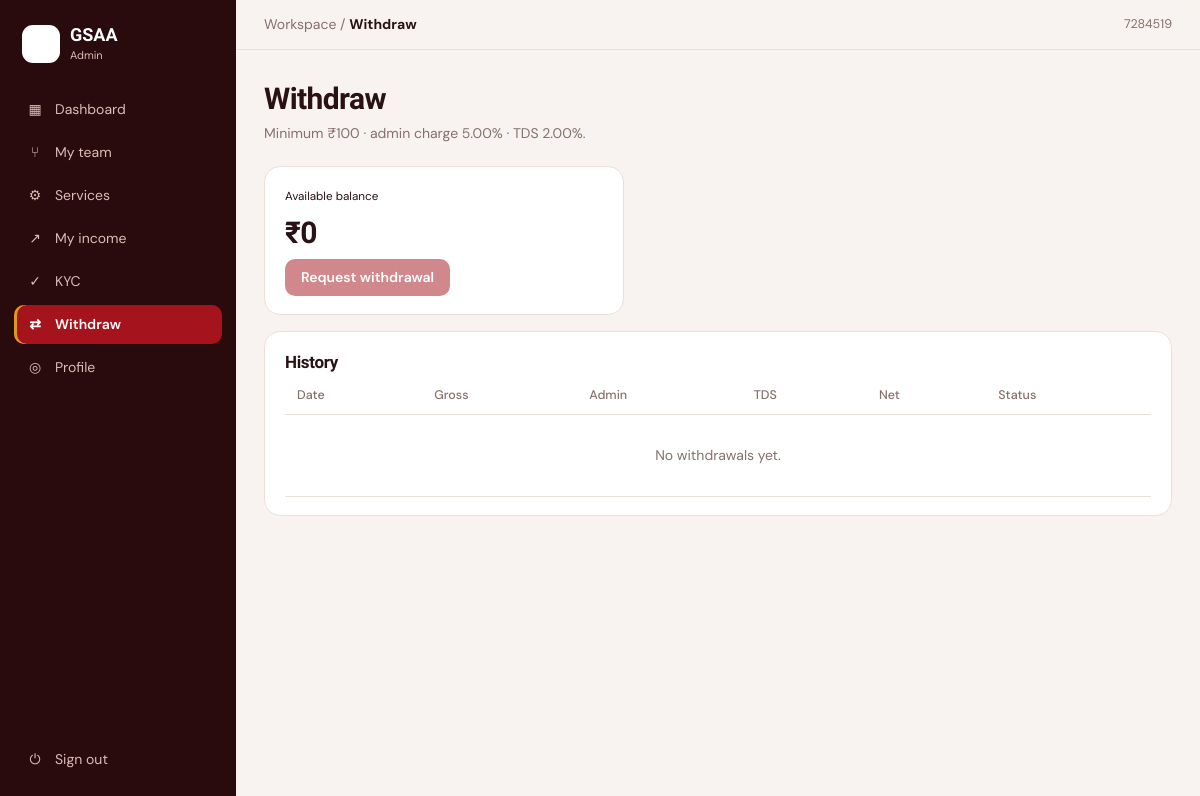
The app's page /member/withdraw.php (signed in) with its own data.
### tables this page shows
CREATE TABLE IF NOT EXISTS members (
  id INT AUTO_INCREMENT PRIMARY KEY,
  member_code VARCHAR(10) NOT NULL UNIQUE,
  name VARCHAR(120) NOT NULL,
  phone VARCHAR(20) NOT NULL UNIQUE,
  email VARCHAR(160) NULL,
  password_hash VARCHAR(255) NOT NULL,
  sponsor_id INT NULL,
  parent_id INT NULL,
  slot TINYINT NULL COMMENT '1,2,3 - which of the parent''s 3 positions',
  package_code VARCHAR(20) NOT NULL DEFAULT 'none',
  status ENUM('active','inactive','blocked') NOT NULL DEFAULT 'inactive',
  kyc_status ENUM('pending','approved','rejected') NOT NULL DEFAULT 'pending',
  wallet_balance DECIMAL(12,2) NOT NULL DEFAULT 0,
  created_at DATETIME NOT NULL DEFAULT CURRENT_TIMESTAMP,
  CONSTRAINT fk_members_sponsor FOREIGN KEY (sponsor_id) REFERENCES members(id) ON DELETE SET NULL,
  CONSTRAINT fk_members_parent FOREIGN KEY (parent_id) REFERENCES members(id) ON DELETE SET NULL,
  INDEX idx_sponsor (sponsor_id), INDEX idx_parent (parent_id), INDEX idx_status (status)
);

CREATE TABLE IF NOT EXISTS withdrawal_settings (
  id INT PRIMARY KEY DEFAULT 1,
  min_amount DECIMAL(12,2) NOT NULL DEFAULT 100,
  basis ENUM('daily','weekly','monthly') NOT NULL DEFAULT 'daily',
  admin_charge_pct DECIMAL(5,2) NOT NULL DEFAULT 5.00,
  tds_pct DECIMAL(5,2) NOT NULL DEFAULT 2.00,
  auto_enabled TINYINT(1) NOT NULL DEFAULT 1
);

### lib/functions.php (called while the page is built, shortened)
<?php
function rupee($amount): string
{
    return '₹' . number_format((float)$amount, 0);
}
function wallet_balance(int $memberId): float
{
    $stmt = db()->prepare(
        "SELECT COALESCE(SUM(amount),0) s FROM income_ledger WHERE receiver_id = ? AND status = 'available'"
    );
    $stmt->execute([$memberId]);
    return (float)$stmt->fetch()['s'];
}

### lib/auth.php (called while the page is built, shortened)
<?php
function current_member_id(): ?int
{
    return ($_SESSION['role'] ?? null) === 'member' ? ($_SESSION['member_id'] ?? null) : null;
}

### lib/db.php (called while the page is built)
<?php
function db(): PDO
{
    static $pdo = null;
    if ($pdo !== null) {
        return $pdo;
    }
    if (DB_DRIVER === 'sqlite') {
        $path = defined('DB_SQLITE_PATH') ? DB_SQLITE_PATH : (__DIR__ . '/../data/gsaa.sqlite');
        $dsn = 'sqlite:' . $path;
        $pdo = new PDO($dsn);
        $pdo->exec('PRAGMA foreign_keys = ON');
    } else {
        $port = defined('DB_PORT') && DB_PORT ? DB_PORT : 3306;
        $dsn = sprintf('mysql:host=%s;port=%s;dbname=%s;charset=utf8mb4', DB_HOST, $port, DB_NAME);
        $pdo = new PDO($dsn, DB_USER, DB_PASS, [
            PDO::ATTR_ERRMODE => PDO::ERRMODE_EXCEPTION,
            PDO::ATTR_DEFAULT_FETCH_MODE => PDO::FETCH_ASSOC,
            PDO::ATTR_EMULATE_PREPARES => false,
        ]);
    }
    $pdo->setAttribute(PDO::ATTR_ERRMODE, PDO::ERRMODE_EXCEPTION);
    $pdo->setAttribute(PDO::ATTR_DEFAULT_FETCH_MODE, PDO::FETCH_ASSOC);
    return $pdo;
}

### member/withdraw.php (the view, shortened to what this page needs)
<?php
$PAGE_TITLE = 'Withdraw';
require __DIR__ . '/_top.php';
$pdo = db();
$settings = $pdo->query('SELECT * FROM withdrawal_settings WHERE id=1')->fetch();
$balance = wallet_balance($memberId);
$hist = $pdo->prepare('SELECT * FROM withdrawals WHERE member_id = ? ORDER BY id DESC LIMIT 50');
$hist->execute([$memberId]);
$histRows = $hist->fetchAll();
?>
<h1>Withdraw</h1><p class="sub">Minimum <?= rupee($settings['min_amount']) ?> · admin charge <?= $settings['admin_charge_pct'] ?>% · TDS <?= $settings['tds_pct'] ?>%.</p>
<div class="card" style="margin-bottom:16px;max-width:360px"><small>Available balance</small><div class="num" style="font-size:30px;font-weight:700;margin:4px 0"><?= rupee($balance) ?></div>
<form method="post"><?= csrf_field() ?><button class="btn" <?= ($balance < (float)$settings['min_amount'] || $ME['kyc_status']!=='approved') ? 'disabled' : '' ?>>Request withdrawal</button></form>
</div>
<div class="card"><h3>History</h3>
<div class="tw"><table><thead><tr><th>Date</th><th>Gross</th><th>Admin</th><th>TDS</th><th>Net</th><th>Status</th></tr></thead><tbody>
<?php foreach ($histRows as $w): ?>
<tr><td><?= htmlspecialchars($w['cycle_date']) ?></td><td><?= rupee($w['gross']) ?></td><td><?= rupee($w['admin_charge']) ?></td>
<td><?= rupee($w['tds']) ?></td><td><?= rupee($w['net']) ?></td>
<td><span class="tag <?= $w['status']==='paid'?'ok':'gold' ?>"><?= ucfirst($w['status']) ?></span></td></tr>
<?php endforeach; if (!$histRows): ?><tr><td colspan="6" class="muted-cell">No withdrawals yet.</td></tr><?php endif; ?>
</tbody></table></div></div>
<?php require __DIR__ . '/_bottom.php'; ?>

### member/_top.php (shortened to what this page needs)
<?php
$pdo = db();
$memberId = current_member_id();
$meStmt = $pdo->prepare('SELECT * FROM members WHERE id = ?');
$meStmt->execute([$memberId]);
$ME = $meStmt->fetch();
$PAGE_TITLE = $PAGE_TITLE ?? 'Dashboard';
$current = basename($_SERVER['SCRIPT_NAME']);
function mnav(string $href, string $icon, string $label, string $current, ?int $pill = null): void
{
    $on = $current === $href ? ' on' : '';
    $pillHtml = $pill ? '<span class="pill">' . (int)$pill . '</span>' : '';
    echo '<a class="nav' . $on . '" href="' . htmlspecialchars($href) . '"><i>' . $icon . '</i>' . htmlspecialchars($label) . $pillHtml . '</a>';
}
?>
<!doctype html>
<html lang="en"><head><meta charset="utf-8">
<link rel="stylesheet" href="/assets/style.css">
</head><body>
<aside>
<div class="brand"><div class="logo">G</div><div><b>GSAA</b><small><?= htmlspecialchars($ME['name']) ?></small></div></div>
<?php
mnav('index.php', '▦', 'Dashboard', $current);
?>
<a class="sob" href="/logout.php"><i style="font-style:normal;width:18px;text-align:center">⏻</i>Sign out</a>
</aside>
<main>
<header><span class="crumb"><span class="ws">Workspace / </span><b style="color:var(--ink)"><?= htmlspecialchars($PAGE_TITLE) ?></b></span><span class="sp"></span>
<span style="font-size:12.5px;color:var(--mut)"><?= htmlspecialchars($ME['member_code']) ?></span>
</header>
<div class="wrap">

### assets/style.css (style rules this page uses)
:root { --bg:#f8f3f0;--card:#fff;--ink:#2a1214;--mut:#85706c;--line:#ecdfda;--em:#a5141c;--em2:#c9242c;--soft:#fbe8e5;--gold:#d99a1e;--goldsoft:#fdf1d6;--side:#2a0b0d;--sidetx:#dcbcb7;--bad:#c2410c;--badsoft:#fde9dd;--ok:#1f8a5b;--oksoft:#e1f4ea;--tl:#d9a441;color-scheme:light }
* { box-sizing:border-box;margin:0 }
:root { padding-top:env(safe-area-inset-top,0px);padding-bottom:env(safe-area-inset-bottom,0px) }
html,body { height:100% }
body { background:var(--bg);color:var(--ink);font:14px/1.5 'DM Sans',system-ui,sans-serif;display:flex }
h1,h2,h3,.num { font-family:'Bricolage Grotesque','DM Sans',sans-serif;letter-spacing:-.02em }
button { font:inherit;cursor:pointer }
aside { width:236px;background:var(--side);color:var(--sidetx);padding:20px 14px;display:flex;flex-direction:column;gap:4px;flex-shrink:0;overflow:auto }
.brand { display:flex;gap:10px;align-items:center;padding:4px 8px 22px;color:#fff }
.logo { width:38px;height:38px;border-radius:11px;background:linear-gradient(135deg,var(--em2),var(--gold));display:grid;place-items:center;font:800 20px 'Bricolage Grotesque','DM Sans',system-ui,sans-serif;color:#fff }
.brand b { font:700 18px 'Bricolage Grotesque','DM Sans',system-ui,sans-serif }
.brand small { display:block;font-size:11px;color:var(--sidetx) }
main { flex:1;min-width:0;overflow:auto }
header { position:sticky;top:0;z-index:5;background:color-mix(in srgb,var(--bg) 88%,transparent);backdrop-filter:blur(8px);display:flex;align-items:center;gap:12px;padding:14px 28px;border-bottom:1px solid var(--line) }
header .crumb { color:var(--mut) }
.wrap { padding:26px 28px 60px;max-width:1240px }
h1 { font-size:30px;margin-bottom:2px }
.sub { color:var(--mut);margin-bottom:22px }
.card { background:var(--card);border:1px solid var(--line);border-radius:16px;padding:18px 20px }
.card h3 { font-size:17px }
.btn { background:var(--em);color:#fff;border:0;border-radius:10px;padding:8px 16px;font-weight:600 }
.tw { overflow-x:auto }
table { width:100%;border-collapse:collapse;min-width:640px }
th { text-align:left;font-weight:500;color:var(--mut);font-size:12.5px;padding:10px 12px;border-bottom:1px solid var(--line) }
td { padding:12px;border-bottom:1px solid var(--line) }
.card { transition:transform .25s,box-shadow .25s,border-color .25s }
.btn { transition:transform .15s,background .2s }
tbody tr td { transition:background .2s }
.btn:disabled { opacity:.5;cursor:not-allowed }
.logo { background:#fff!important;padding:4px;overflow:hidden }
.sob { all:unset;box-sizing:border-box;margin-top:auto;display:flex;gap:11px;align-items:center;padding:10px 12px;border-radius:10px;cursor:pointer;color:var(--sidetx) }
aside a.nav { all:unset;box-sizing:border-box;display:flex;gap:11px;align-items:center;padding:9px 12px;border-radius:10px;cursor:pointer;color:var(--sidetx);text-decoration:none;transition:background .2s,transform .2s }
aside a.nav.on { background:var(--em);color:#fff;font-weight:600;box-shadow:inset 3px 0 0 var(--gold) }
aside a.nav i { font-style:normal;width:18px;text-align:center }
a.sob { all:unset;box-sizing:border-box;margin-top:auto;display:flex;gap:11px;align-items:center;padding:10px 12px;border-radius:10px;cursor:pointer;color:var(--sidetx);text-decoration:none }
.muted-cell { text-align:center;color:var(--mut);padding:30px }

### records on screen
members: name "Admin", member_code "7284519"
withdrawal_settings: min_amount "₹100", admin_charge_pct "5.00", tds_pct "2.00"

### other values on screen
$icon "▦ ⑂ ⚙ ↗ ✓ ⇄ ◎"
$label "Dashboard My team Services My income KYC Withdraw Profile"
$PAGE_TITLE "Withdraw"
rupee($balance) "₹0"
